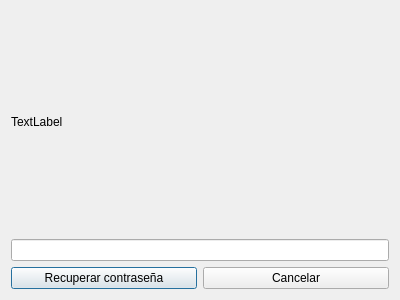
<?xml version="1.0" encoding="UTF-8"?>
<ui version="4.0">
 <class>RecuperarPassw</class>
 <widget class="QDialog" name="RecuperarPassw">
  <property name="geometry">
   <rect>
    <x>0</x>
    <y>0</y>
    <width>400</width>
    <height>300</height>
   </rect>
  </property>
  <property name="windowTitle">
   <string>Dialog</string>
  </property>
  <layout class="QHBoxLayout" name="horizontalLayout_2">
   <item>
    <layout class="QVBoxLayout" name="verticalLayout">
     <item>
      <widget class="QLabel" name="label">
       <property name="text">
        <string>TextLabel</string>
       </property>
      </widget>
     </item>
     <item>
      <widget class="QLineEdit" name="lineEdit_mail"/>
     </item>
     <item>
      <layout class="QHBoxLayout" name="horizontalLayout">
       <item>
        <widget class="QPushButton" name="Boton_rec">
         <property name="text">
          <string>Recuperar contraseña</string>
         </property>
        </widget>
       </item>
       <item>
        <widget class="QPushButton" name="Boton_cancelar">
         <property name="text">
          <string>Cancelar</string>
         </property>
        </widget>
       </item>
      </layout>
     </item>
    </layout>
   </item>
  </layout>
 </widget>
 <resources/>
 <connections/>
</ui>
